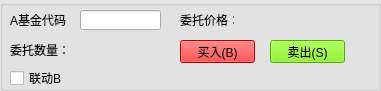
   <widget class="QGroupBox" name="groupBox_4">
    <property name="geometry">
     <rect>
      <x>207</x>
      <y>110</y>
      <width>381</width>
      <height>91</height>
     </rect>
    </property>
    <property name="styleSheet">
     <string notr="true">QGroupBox{background-color:rgb(229, 229, 229)}</string>
    </property>
    <property name="title">
     <string/>
    </property>
    <widget class="QPushButton" name="pb_buy_2">
     <property name="geometry">
      <rect>
       <x>180</x>
       <y>40</y>
       <width>75</width>
       <height>23</height>
      </rect>
     </property>
     <property name="styleSheet">
      <string notr="true">QPushButton { background-color: #FF0000}</string>
     </property>
     <property name="text">
      <string>买入(B)</string>
     </property>
    </widget>
    <widget class="QPushButton" name="pb_sell_2">
     <property name="geometry">
      <rect>
       <x>270</x>
       <y>40</y>
       <width>75</width>
       <height>23</height>
      </rect>
     </property>
     <property name="styleSheet">
      <string notr="true">QPushButton { background-color:#76EE00 }
</string>
     </property>
     <property name="text">
      <string>卖出(S)</string>
     </property>
    </widget>
    <widget class="QCheckBox" name="checkBox_2">
     <property name="geometry">
      <rect>
       <x>10</x>
       <y>70</y>
       <width>71</width>
       <height>16</height>
      </rect>
     </property>
     <property name="text">
      <string>联动B</string>
     </property>
    </widget>
    <widget class="QLabel" name="l_stockCode_2">
     <property name="geometry">
      <rect>
       <x>10</x>
       <y>10</y>
       <width>61</width>
       <height>20</height>
      </rect>
     </property>
     <property name="text">
      <string>A基金代码：</string>
     </property>
    </widget>
    <widget class="QLineEdit" name="le_stockCode_2">
     <property name="geometry">
      <rect>
       <x>80</x>
       <y>10</y>
       <width>81</width>
       <height>20</height>
      </rect>
     </property>
     <property name="text">
      <string/>
     </property>
     <property name="maxLength">
      <number>6</number>
     </property>
     <property name="alignment">
      <set>Qt::AlignRight|Qt::AlignTrailing|Qt::AlignVCenter</set>
     </property>
    </widget>
    <widget class="QLabel" name="l_orderPrice_2">
     <property name="geometry">
      <rect>
       <x>180</x>
       <y>10</y>
       <width>54</width>
       <height>20</height>
      </rect>
     </property>
     <property name="sizePolicy">
      <sizepolicy hsizetype="Minimum" vsizetype="Minimum">
       <horstretch>0</horstretch>
       <verstretch>0</verstretch>
      </sizepolicy>
     </property>
     <property name="text">
      <string>委托价格：</string>
     </property>
    </widget>
    <widget class="QLabel" name="l_orderVolume_2">
     <property name="geometry">
      <rect>
       <x>10</x>
       <y>40</y>
       <width>61</width>
       <height>20</height>
      </rect>
     </property>
     <property name="text">
      <string>委托数量：</string>
     </property>
    </widget>
   </widget>
